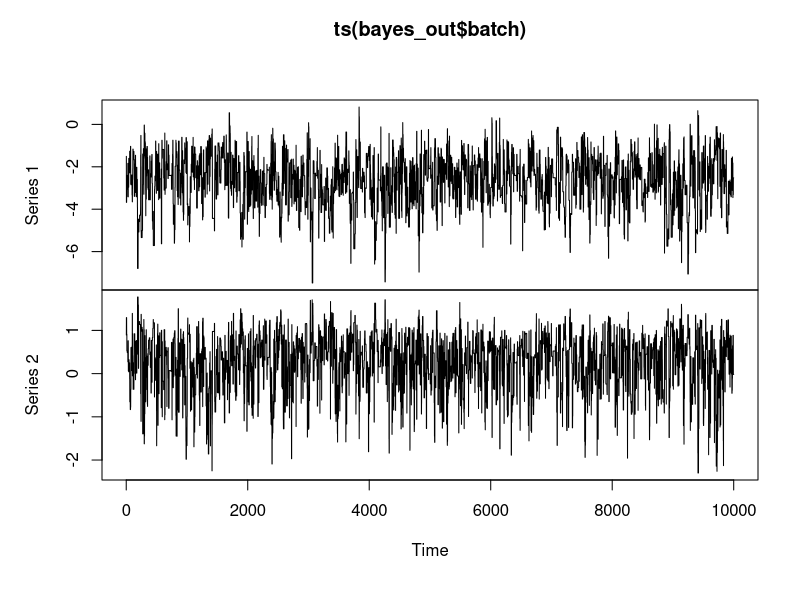

The R script that drew this image:

library(mcmc)

# BLRM model with a bivariate normal prior
blrm <- function(beta, prior_mean, prior_cov, x, y) 
{

    log_likelihood <- LogLike( beta, x, y )
    log_prior = LogPrior( beta, prior_mean, prior_cov )
    return(log_likelihood + log_prior)
}

LogPrior<- function(beta, prior_mean, prior_cov) {
    
    log_prior = - 0.5 * t(beta - prior_mean) %*% solve(prior_cov) %*%  (beta - prior_mean) 
    return(log_prior)
}


# BLRM model with a bivariate normal prior
LogLike <- function(beta, x, y) {
    eta <- beta[1] + x * exp(beta[2])
    logp <- ifelse(eta < 0, eta - log1p(exp(eta)), - log1p(exp(- eta)))
    logq <- ifelse(eta < 0, - log1p(exp(eta)), - eta - log1p(exp(- eta)))
    log_likelihood <- sum(logp[y == 1]) + sum(logq[y == 0])
    return(log_likelihood )
}

# Prior distribution
prior_mean = c(log(0.05 / 0.95), 0)

sd = c(2, 1)
corr = 0
prior_cov = matrix(c(sd[1]**2, sd[1]*sd[2]*corr, 
                     sd[1]*sd[2]*corr, sd[2]**2), ncol = 2, byrow = TRUE)

prior_mean
prior_cov
beta = c( -1.2, -.5)


# Three patients are given the same dose of 1 mg
x = c(0,0,0,1, 1, 1,2,2,2)
# There are no dose-limiting toxicities
y = c(0, 0, 0, 1,0,0,0,1,1)

#This should be the same in the C++ code.
print( paste( "Log( prior ) = ", LogPrior( beta, prior_mean, prior_cov  ) ) )
print( paste( "Log( like ) = ", LogLike( beta, x, y) ))

set.seed(7898)   
beta.init = rnorm( 2,0,1)
# The Scale parameter is chosen to get a reasonable acceptance rate 
bayes_out = metrop(blrm, beta.init, 10000, prior_mean = prior_mean, prior_cov = prior_cov, x = x, y = y, scale = 1.5)

# Diagnostics
plot(ts(bayes_out$batch))

# Acceptance rate
bayes_out$accept

# Sample from the posterior distribution
#bayes_out$batch
mean( bayes_out$batch[,1])
mean( bayes_out$batch[,2])
mean( ifelse(bayes_out$batch[,2] > 0, 1,0 ))

bayes_out = metrop(blrm, beta.init, 10000, prior_mean = prior_mean, prior_cov = prior_cov, x = x, y = y, scale = 1.5)


bayes_out$accept
mean( bayes_out$batch[,1])
mean( bayes_out$batch[,2])
mean( ifelse(bayes_out$batch[,2] > 0, 1,0 ))
